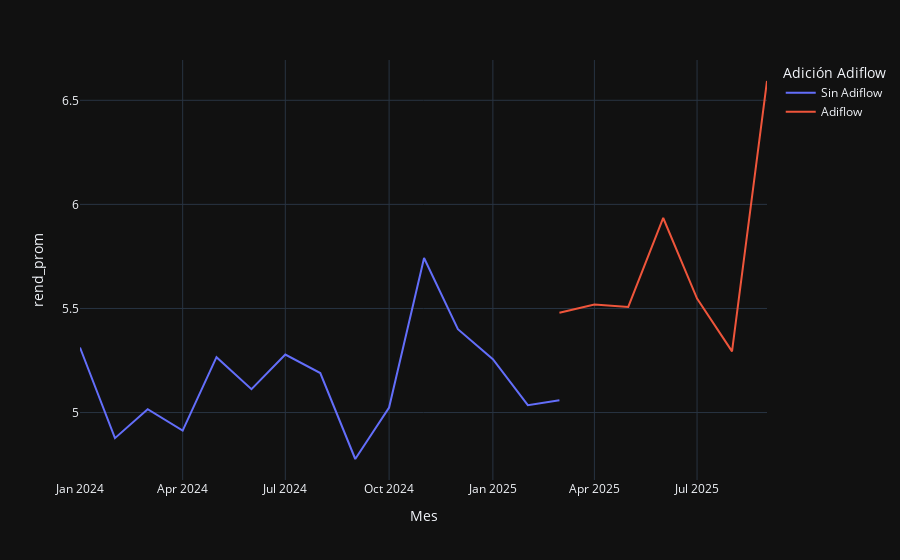

The cell this chart's notebook holds for it:
### Code cell
fig = px.line(
    df_filter_group[df_filter_group["MAQUINA / LINEA"]=='2 Y 3'],
    x="Mes",
    y="rend_prom",
    color="Adición Adiflow",
)

fig.show()

### Figure 1 — Plotly figure (JSON) as saved in the notebook; plotly's stock layout.template omitted (floating-point values rounded to 4 significant figures)
{"data": [{"hovertemplate": "Adición Adiflow=Sin Adiflow<br>Mes=%{x}<br>rend_prom=%{y}<extra></extra>", "legendgroup": "Sin Adiflow", "line": {"color": "#636efa", "dash": "solid"}, "marker": {"symbol": "circle"}, "mode": "lines", "name": "Sin Adiflow", "orientation": "v", "showlegend": true, "type": "scatter", "x": ["2024-01", "2024-02", "2024-03", "2024-04", "2024-05", "2024-06", "2024-07", "2024-08", "2024-09", "2024-10", "2024-11", "2024-12", "2025-01", "2025-02", "2025-03"], "xaxis": "x", "y": [5.313, 4.877, 5.016, 4.914, 5.266, 5.112, 5.278, 5.19, 4.777, 5.024, 5.743, 5.4, 5.256, 5.036, 5.059], "yaxis": "y"}, {"hovertemplate": "Adición Adiflow=Adiflow<br>Mes=%{x}<br>rend_prom=%{y}<extra></extra>", "legendgroup": "Adiflow", "line": {"color": "#EF553B", "dash": "solid"}, "marker": {"symbol": "circle"}, "mode": "lines", "name": "Adiflow", "orientation": "v", "showlegend": true, "type": "scatter", "x": ["2025-03", "2025-04", "2025-05", "2025-06", "2025-07", "2025-08", "2025-09"], "xaxis": "x", "y": [5.48, 5.519, 5.507, 5.935, 5.548, 5.294, 6.593], "yaxis": "y"}], "layout": {"legend": {"title": {"text": "Adición Adiflow"}, "tracegroupgap": 0}, "margin": {"t": 60}, "xaxis": {"anchor": "y", "domain": [0, 1], "title": {"text": "Mes"}}, "yaxis": {"anchor": "x", "domain": [0, 1], "title": {"text": "rend_prom"}}}}
